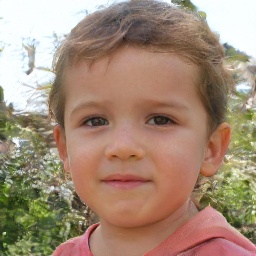
#> input picture datasets/fake/Fake pictures (train)/ZQSLVIEG4A.jpg, 256 x 256 px
$ python -i optics.py   (imports and definitions only)   (older library calls are emulated)
#> lines starting #> are read from the running program, lines starting #| are printed output that depends on the picture
#> further down, picture is the input picture: shape (256, 256, 3); mean B, G, R 119.1, 138.9, 164
"""Lens physics: lateral chromatic aberration must point away from the centre.

Real glass refracts short and long wavelengths by slightly different amounts,
so the red and blue channels of a photograph are very slightly differently
magnified. The visible consequence is colour fringing on high-contrast edges
whose *direction is radial* -- it points along the line from the optical
centre -- and whose magnitude grows with distance from that centre.

A generative model has no lens. It reproduces fringing as a learned local
texture, so its fringes are not radially organised. Measuring the alignment
between the red-vs-blue displacement and the radial direction is therefore a
physics test rather than a texture test.

Fix over the prototype: it matched a 15x15 template inside a 17x17 window,
which can only ever report a displacement of -1, 0 or +1 pixels -- far too
coarse for an effect that is typically well under a pixel. Here the search
window is wider and the correlation peak is refined to sub-pixel accuracy by
fitting a parabola through its neighbours.
"""

from __future__ import annotations

import math

import cv2
import numpy as np

from ..types import SYNTHETIC_HIGH, ModuleReport, Signal

MODULE = "optics"

PATCH = 9  # half-width of the template
SEARCH = 3  # +/- pixels searched around the template position
MIN_SAMPLES = 25  # below this the alignment mean is not trustworthy


def _subpixel_peak(res: np.ndarray) -> tuple[float, float]:
    """Refine an integer correlation argmax to sub-pixel via parabolic fit."""
    _, _, _, max_loc = cv2.minMaxLoc(res)
    mx, my = max_loc
    h, w = res.shape
    dx = dy = 0.0
    if 0 < mx < w - 1:
        a, b, c = float(res[my, mx - 1]), float(res[my, mx]), float(res[my, mx + 1])
        denom = a - 2 * b + c
        if abs(denom) > 1e-12:
            dx = 0.5 * (a - c) / denom
    if 0 < my < h - 1:
        a, b, c = float(res[my - 1, mx]), float(res[my, mx]), float(res[my + 1, mx])
        denom = a - 2 * b + c
        if abs(denom) > 1e-12:
            dy = 0.5 * (a - c) / denom
    return mx + max(-1.0, min(1.0, dx)), my + max(-1.0, min(1.0, dy))


def analyse(bgr: np.ndarray) -> ModuleReport:
    rep = ModuleReport(module=MODULE)
    h, w = bgr.shape[:2]
#> h = 256; w = 256
    cx, cy = w / 2.0, h / 2.0
#> cx = 128; cy = 128
    diag = math.hypot(cx, cy)
#> diag = 181

    b_ch, _, r_ch = cv2.split(bgr)
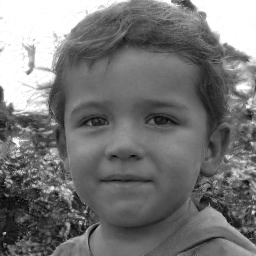
#> b_ch: shape (256, 256); min 0, max 255, mean 119.1
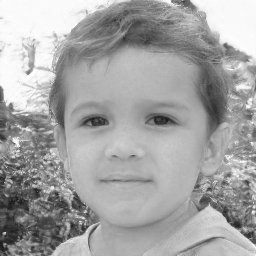
#> r_ch: shape (256, 256); min 23, max 255, mean 164
    r_f = r_ch.astype(np.float32)
    b_f = b_ch.astype(np.float32)

    gx = cv2.Sobel(r_f, cv2.CV_32F, 1, 0, ksize=3)
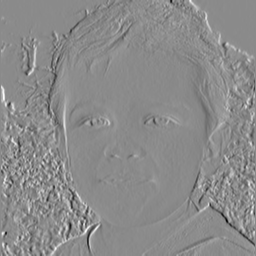
#> gx: shape (256, 256) float32; min -624, max 521, mean 1.2; drawn with min black and max white
    gy = cv2.Sobel(r_f, cv2.CV_32F, 0, 1, ksize=3)
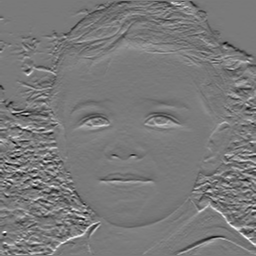
#> gy: shape (256, 256) float32; min -512, max 558, mean -1.6; drawn with min black and max white
    edge = np.sqrt(gx * gx + gy * gy)

    margin = PATCH + SEARCH + 1
    if h <= 2 * margin or w <= 2 * margin:
        rep.signals = [
            Signal.missing(
                "ca_radial_alignment",
                "Chromatic aberration radial alignment",
                "image too small for block matching",
            ),
            Signal.missing(
                "ca_radial_slope",
                "Chromatic aberration growth with radius",
                "image too small for block matching",
            ),
        ]
        return rep

    interior = edge[margin:-margin, margin:-margin]
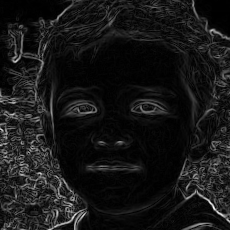
#> interior: shape (230, 230) float32; min 0, max 670, mean 61.4; drawn with min black and max white
    thresh = float(np.percentile(interior, 99.0))
#> thresh = 335.9
    ys, xs = np.nonzero(edge >= thresh)
#> ys = 759 values from 0 to 254; xs = 759 values, max 255 at index 227, min 0 at index 79, mean 101.5
    keep = (
        (xs >= margin) & (xs < w - margin) & (ys >= margin) & (ys < h - margin)
    )
    xs, ys = xs[keep], ys[keep]
#> xs = 529 values, max 242 at index 148, min 13 at index 55, mean 98.57; ys = 529 values from 17 to 242

    # Cap the work: 400 well-spread edge points is plenty for a mean.
    if len(xs) > 400:
        idx = np.linspace(0, len(xs) - 1, 400).astype(int)
#> idx = 400 values from 0 to 528
        xs, ys = xs[idx], ys[idx]
#> xs = 400 values, max 242 at index 112, min 13 at index 42, mean 96.94; ys = 400 values from 17 to 242

    cosines: list[float] = []
    radii: list[float] = []
    mags: list[float] = []

    for x, y in zip(xs.tolist(), ys.tolist()):
        rx, ry = x - cx, y - cy
        radius = math.hypot(rx, ry)
        if radius < 0.15 * diag:
            # Near the optical axis the radial direction is ill-defined and
            # the true effect is ~zero, so these points only add noise.
            continue

        tmpl = r_f[y - PATCH : y + PATCH + 1, x - PATCH : x + PATCH + 1]
        win = b_f[
            y - PATCH - SEARCH : y + PATCH + SEARCH + 1,
            x - PATCH - SEARCH : x + PATCH + SEARCH + 1,
        ]
        if tmpl.shape[0] < 3 or win.shape[0] < tmpl.shape[0]:
            continue
        if float(tmpl.std()) < 4.0:
            continue

        res = cv2.matchTemplate(win, tmpl, cv2.TM_CCOEFF_NORMED)
        px, py = _subpixel_peak(res)
        dx = px - SEARCH
        dy = py - SEARCH
        mag = math.hypot(dx, dy)
        if mag < 0.02 or mag > SEARCH:
            continue

        cos_sim = ((dx * rx) + (dy * ry)) / (mag * radius)
        cosines.append(abs(cos_sim))
        radii.append(radius / diag)
        mags.append(mag)
#> this loop made 400 passes
#> (x, y) on passes 28 to 30: (32, 70), (32, 71), (30, 72)
#> pass 1, in analyse, `win = b_f[ y - PATCH - SEARCH : y + PATCH + SEARCH + 1, x - PATCH - SE..`:
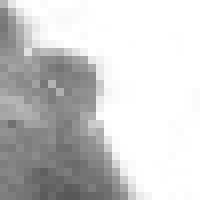
#> win: shape (25, 25) float32 (shown 8 times larger); min 87, max 255, mean 204.2
#> after the loop:
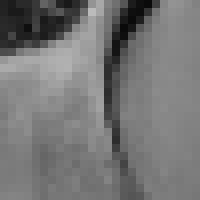
#> win: shape (25, 25) float32 (shown 8 times larger); min 10, max 187, mean 117.6

    if len(cosines) < MIN_SAMPLES:
        reason = f"only {len(cosines)} usable chromatic edges (need {MIN_SAMPLES})"
        rep.signals = [
            Signal.missing(
                "ca_radial_alignment", "Chromatic aberration radial alignment", reason
            ),
            Signal.missing(
                "ca_radial_slope", "Chromatic aberration growth with radius", reason
            ),
        ]
        return rep

    mean_alignment = float(np.mean(cosines))

    # Real lateral CA grows with radius. Fit magnitude against normalised
    # radius; a real lens gives a positive slope, a texture artefact gives ~0.
    slope = float(np.polyfit(np.array(radii), np.array(mags), 1)[0])

    rep.signals = [
        Signal(
            key="ca_radial_alignment",
            label="Chromatic aberration radial alignment",
            value=round(mean_alignment, 5),
            unit="|cos| 0-1",
            direction=SYNTHETIC_HIGH,
            context={"samples": len(cosines)},
        ),
        Signal(
            key="ca_radial_slope",
            label="Chromatic aberration growth with radius",
            value=round(slope, 6),
            unit="px per normalised radius",
            direction=SYNTHETIC_HIGH,
            context={"samples": len(cosines)},
        ),
    ]
    rep.notes.append(f"{len(cosines)} edge samples used for lens dispersion.")
    return rep

>>> import cv2
>>> picture = cv2.imread('../../datasets/fake/Fake pictures (train)/ZQSLVIEG4A.jpg')
>>> result = analyse(picture)

$ run again, on datasets/fake/Fake pictures (train)/ZQTXFLINVA.jpg
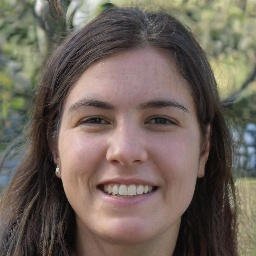
#> input picture datasets/fake/Fake pictures (train)/ZQTXFLINVA.jpg, 256 x 256 px
#> picture is the input picture: shape (256, 256, 3); mean B, G, R 91.1, 100.4, 112.3
#> in analyse, `interior = edge[margin:-margin, margin:-margin]`:
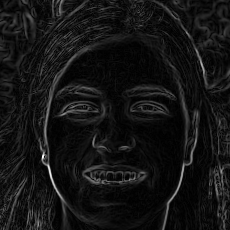
#> interior: shape (230, 230) float32; min 0, max 747.3, mean 60.4; drawn with min black and max white
#> thresh = 286.6
#> in analyse, `ys, xs = np.nonzero(edge >= thresh)`: ys = 607 values from 0 to 255; xs = 607 values, max 236 at index 577, min 11 at index 572, mean 120.9
#> in analyse, `xs, ys = xs[keep], ys[keep]`: xs = 529 values, max 236 at index 514, min 25 at index 486, mean 125.9; ys = 529 values from 13 to 242
#> idx = 400 values from 0 to 528
#> in analyse, `xs, ys = xs[idx], ys[idx]`: xs = 400 values, max 236 at index 389, min 25 at index 368, mean 126.4; ys = 400 values from 13 to 242
#> the loop in analyse, `for x, y in zip(xs.tolist(), ys.tolist()):` made 400 passes
#> (x, y) on passes 28 to 30: (211, 67), (211, 69), (212, 69)
#> after the loop in analyse, `for x, y in zip(xs.tolist(), ys.tolist()):`:
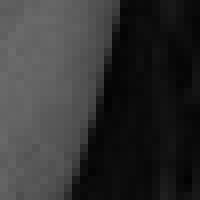
#> win: shape (25, 25) float32 (shown 8 times larger); min 2, max 108, mean 49.8

$ run again, on datasets/fake/Fake pictures (train)/ZQWN772KHQ.jpg
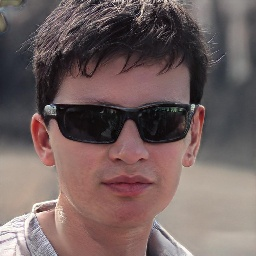
#> input picture datasets/fake/Fake pictures (train)/ZQWN772KHQ.jpg, 256 x 256 px
#> picture is the input picture: shape (256, 256, 3); mean B, G, R 95.6, 96.9, 114.7
#> in analyse, `interior = edge[margin:-margin, margin:-margin]`:
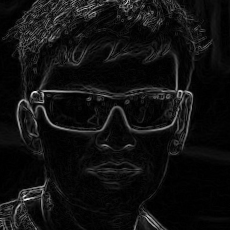
#> interior: shape (230, 230) float32; min 0, max 809.9, mean 54.2; drawn with min black and max white
#> thresh = 370.4
#> in analyse, `ys, xs = np.nonzero(edge >= thresh)`: ys = 705 values from 0 to 255; xs = 705 values, max 204 at index 329, min 0 at index 625, mean 100.6
#> in analyse, `xs, ys = xs[keep], ys[keep]`: xs = 529 values, max 204 at index 190, min 13 at index 489, mean 95.69; ys = 529 values from 13 to 242
#> idx = 400 values from 0 to 528
#> in analyse, `xs, ys = xs[idx], ys[idx]`: xs = 400 values, max 204 at index 144, min 13 at index 370, mean 95.06; ys = 400 values from 13 to 242
#> the loop in analyse, `for x, y in zip(xs.tolist(), ys.tolist()):` made 400 passes
#> (x, y) on passes 29 to 31: (102, 20), (107, 20), (108, 20)
#> after the loop in analyse, `for x, y in zip(xs.tolist(), ys.tolist()):`:
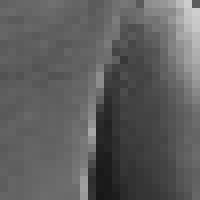
#> win: shape (25, 25) float32 (shown 8 times larger); min 23, max 206, mean 93.4

$ run again, on datasets/fake/Fake pictures (train)/ZQZ0PPLH59.jpg
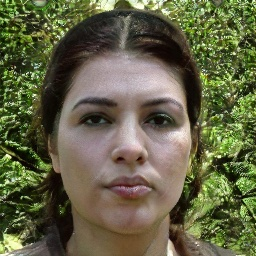
#> input picture datasets/fake/Fake pictures (train)/ZQZ0PPLH59.jpg, 256 x 256 px
#> picture is the input picture: shape (256, 256, 3); mean B, G, R 69.6, 99, 99.4
#> thresh = 506.4
#> in analyse, `ys, xs = np.nonzero(edge >= thresh)`: ys = 821 values from 0 to 248; xs = 821 values, max 255 at index 258, min 0 at index 128, mean 121.1
#> in analyse, `xs, ys = xs[keep], ys[keep]`: xs = 529 values, max 242 at index 191, min 13 at index 49, mean 137.1; ys = 529 values from 13 to 242
#> idx = 400 values from 0 to 528
#> in analyse, `xs, ys = xs[idx], ys[idx]`: xs = 400 values, max 242 at index 145, min 13 at index 166, mean 135.7; ys = 400 values from 13 to 242
#> the loop in analyse, `for x, y in zip(xs.tolist(), ys.tolist()):` made 400 passes
#> (x, y) on passes 28 to 30: (240, 19), (179, 20), (233, 21)
#> after the loop in analyse, `for x, y in zip(xs.tolist(), ys.tolist()):`:
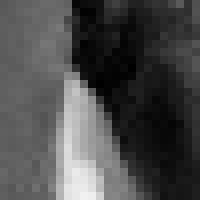
#> win: shape (25, 25) float32 (shown 8 times larger); min 0, max 241, mean 74.9
